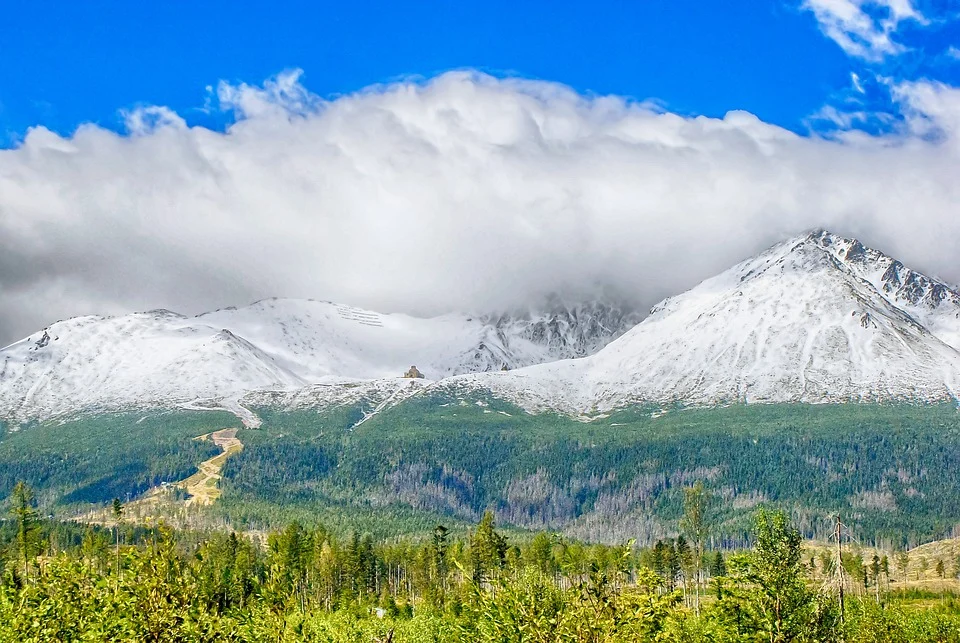
#> input picture example/example2.png, 960 x 643 px
$ python main.py example/example2.png
#> lines starting #> are read from the running program, lines starting #| are printed output that depends on the picture; long printed decimals are rounded
# -*- Mode: Python; tab-width: 8; python-indent-offset: 4 -*-
# vim:set et sts=4 ts=4 tw=80:
# This Source Code Form is subject to the terms of the MIT License.
# If a copy of the ML was not distributed with this
# file, You can obtain one at https://opensource.org/licenses/MIT

# author: JackRed <jackred@tuta.io>

from sklearn.cluster import KMeans
from skimage import io, transform
#from matplotlib import pyplot as plt
import sys
# import numpy as np

# The number of color to extract from the image
NB_COLORS = 5

# check an argument is given
if len(sys.argv) != 2:
    exit("need 1 argument: main.py path/to/image.jpg")

# read the argument
image_path = sys.argv[1]
# load the images
im = io.imread(image_path)
#> im is the input picture: shape (643, 960, 4); mean R, G, B, A 135.2, 164.6, 173.1, 255

# im = io.imread("./example/wall2.png")
img = transform.resize(im, (im.shape[0] // 4, im.shape[1] // 4, im.shape[2]))
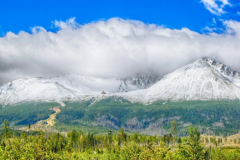
#> img: shape (160, 240, 4) float64; mean R, G, B, A 0.53, 0.645, 0.679, 1

# 2d > 1d array
shape = img.shape
#> shape = (160, 240, 4)
ar = img.reshape((-1, shape[2]))

# kmeans clustering
kmeans1 = KMeans(n_clusters=NB_COLORS).fit(ar)

print("\n".join(([" ".join([str(j) for j in i])
                  for i in kmeans1.cluster_centers_*256])))
#| 213.297 218.021 226.144 256.0
#| 86.648 121.641 119.586 256.0
#| 6.437 125.911 244.178 256.0
#| 124.012 129.555 42.449 256.0
#| 166.203 176.219 184.138 256.0

# displaying image for debug
#color1 = kmeans1.cluster_centers_.reshape((1, NB_COLORS, im.shape[2]))

# fig, ax = plt.subplots(nrows=2)

# ax[0].imshow(img)
# ax[1].imshow(color1)

# plt.show()
